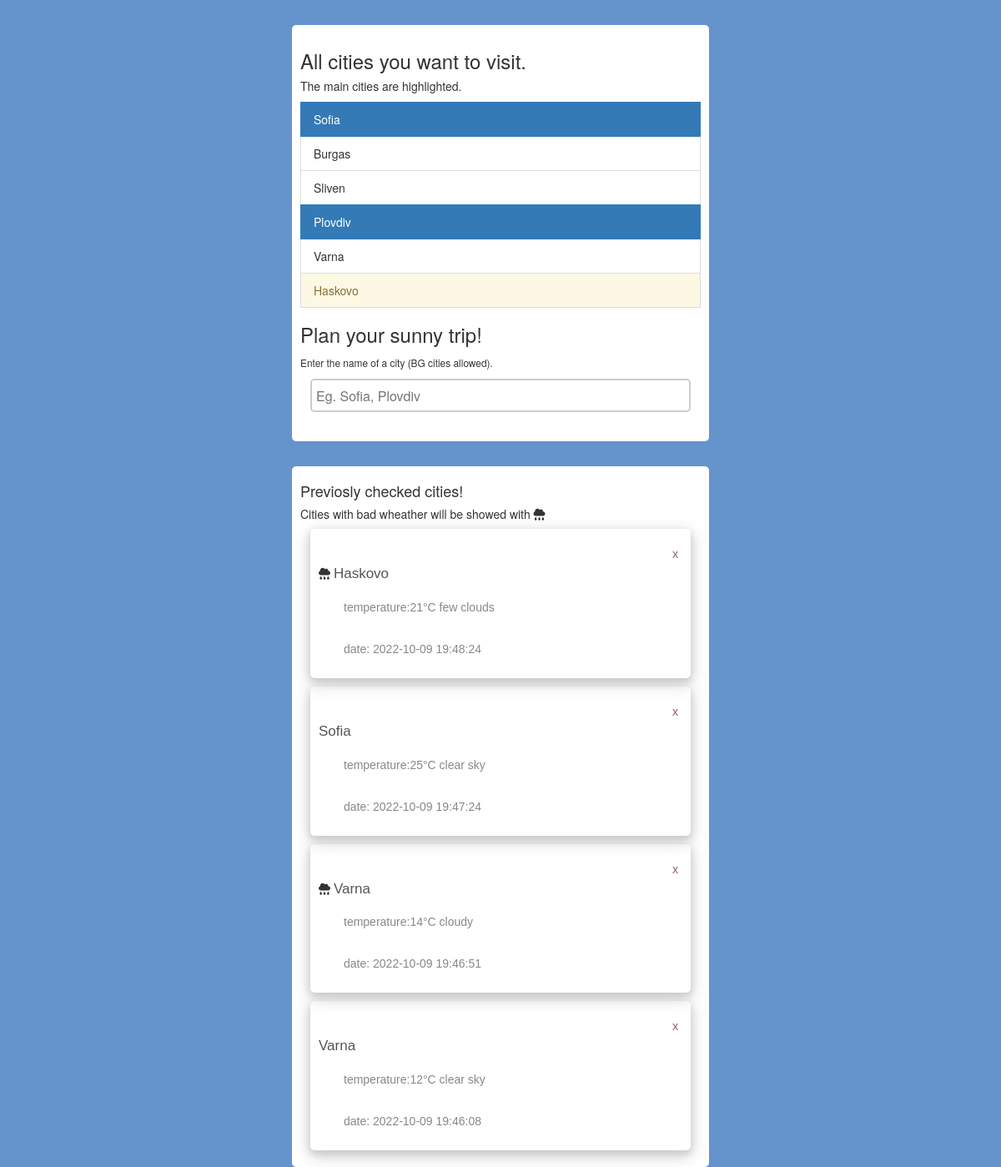
The page / on the database its author committed.
### tables this page shows
CREATE TABLE `city_weather` (
  `id` int(5) NOT NULL,
  `city_name` varchar(120) NOT NULL,
  `weather_description` varchar(120) NOT NULL,
  `temperature` float NOT NULL,
  `wind_speed` float NOT NULL,
  `curr_date` timestamp NULL DEFAULT current_timestamp()
);

### app/getWeather.php (called while the page is built, shortened)
<?php
    $cities_weather = $conn->query("SELECT * FROM city_weather ORDER BY id DESC");
?>

### index.php (the view, shortened to what this page needs)
<?php
    require 'db_conn.php';
    include './app/getWeather.php';
?>
<!DOCTYPE html>
<html lang="en">
<head>
    <link rel="stylesheet" href="https://maxcdn.bootstrapcdn.com/bootstrap/3.3.6/css/bootstrap.min.css" />
    <link rel="stylesheet" href="css/style.css">
</head>
<body>
    <div class="main-section">
        <div class="add-section">
            <h3>All cities you want to visit.</h3>
            <h5>The main cities are highlighted.</h5>
            <?php include ('app/getCities.php');?>
            <h3>Plan your sunny trip!</h3>
            <form>
                <fieldset class="form-group">
                    <small for="city">Enter the name of a city (BG cities allowed).</small>
                    <input type="text" name="city" id="city" placeholder="Eg. Sofia, Plovdiv" value = "<?= $_GET["city"]; ?>">
                </fieldset>
            </form>
       </div>
       <div class="show-todo-section">
            <h4>Previosly checked cities! </h4>
            <h5>Cities with bad wheather will be showed with <i class="fa-solid fa-cloud-rain"></i> </h5>
            <?php while($city_weather = $cities_weather->fetch(PDO::FETCH_ASSOC)) { ?>
                <div class="todo-item">
                    <span id="<?php echo $city_weather['id']; ?>" class="remove-to-do">x</span>
                    <?php if(($city_weather['temperature'] < 12 && $city_weather['temperature'] > 28) ||
                        $city_weather['weather_description'] != 'clear sky'){
                        echo '<i class="fa-solid fa-cloud-rain"></i>';}?>
                    <h2><?php echo $city_weather['city_name']; ?></h2>
                    <small><?php  echo 'temperature:'.$city_weather['temperature'].'&deg;C '.$city_weather['weather_description']; ?></small><br>
                    <small>date: <?php echo $city_weather['curr_date'] ?></small>
                </div>
            <?php } ?>
       </div>
    </div>
</body>
</html>

### app/getCities.php
<?php
$getCities = file_get_contents("./cities.json");
$cities = json_decode($getCities, true);
foreach ($cities as $city) {
    foreach ($city as $currentCity) {
        echo '<ul class="list-group-item list-group-item-action active">' . ($currentCity['name']) . '</ul>';
        if ($currentCity['children'] != null) {
            foreach (array_slice($currentCity['children'], 0, 3) as $secondaryCity) {
                echo '<li class="list-group-item">' . ($secondaryCity['name']) . '</li>';
                if ($secondaryCity['children'] != null) {
                    foreach (array_slice($secondaryCity['children'], 0, 3) as $thirdCity) {
                        echo '<li class="list-group-item list-group-item-warning">' . ($thirdCity['name']) . '</li>';
                    }
                }
            }
        }
    }
}
?>

### css/style.css (style rules this page uses)
body { background: #6593cc; }
* { padding: 0px; margin: 0px; box-sizing: border-box; }
.main-section { background: transparent; max-width: 500px; width: 90%; height: 500px; margin: 30px auto; border-radius: 10px; }
.add-section { width: 100%; background: #fff; margin: 0px auto; padding: 10px; border-radius: 5px; }
.add-section input { display: block; width: 95%; height: 40px; margin: 10px auto; border: 2px solid #ccc; font-size: 16px; border-radius: 5px; padding: 0px 5px; }
.show-todo-section { width: 100%; background: #fff; margin: 30px auto; padding: 10px; border-radius: 5px; }
.todo-item { width: 95%; margin: 10px auto; padding: 20px 10px; box-shadow: 0 4px 8px 0 #ccc, 0 6px 20px 0 #ccc; border-radius: 5px; }
.todo-item h2 { display: inline-block; padding: 5px 0px; font-size: 17px; font-family: sans-serif; color: #555; }
.todo-item small { display: block; width: 100%; padding: 5px 0px; color: #888; padding-left: 30px; font-size: 14px; font-family: sans-serif; }
.remove-to-do { display: block; float: right; width: 20px; height: 20px; font-family: sans-serif; color: rgb(139, 97, 93); text-decoration: none; text-align: right; padding: 0px 5px 8px 0px; border-radius: 50%; transition: background 1s; cursor: pointer; }

### rows shown on the page
city_weather: city_name "Haskovo", temperature "21", weather_description "few clouds", curr_date "2022-10-09 19:48:24"
city_weather: city_name "Sofia", temperature "25", weather_description "clear sky", curr_date "2022-10-09 19:47:24"
city_weather: city_name "Varna", temperature "14", weather_description "cloudy", curr_date "2022-10-09 19:46:51"
city_weather: city_name "Varna", temperature "12", weather_description "clear sky", curr_date "2022-10-09 19:46:08"

### other values the page prints
$currentCity['name'] "Sofia"
$secondaryCity['name'] "Burgas"
$secondaryCity['name'] "Sliven"
$currentCity['name'] "Plovdiv"
$secondaryCity['name'] "Varna"
$thirdCity['name'] "Haskovo"
